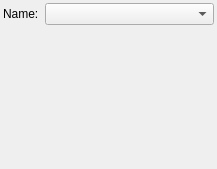
<?xml version="1.0" encoding="UTF-8"?>
<ui version="4.0">
 <class>Widget_NodeProxyValue</class>
 <widget class="QWidget" name="Widget_NodeProxyValue">
  <property name="geometry">
   <rect>
    <x>0</x>
    <y>0</y>
    <width>217</width>
    <height>169</height>
   </rect>
  </property>
  <property name="minimumSize">
   <size>
    <width>217</width>
    <height>169</height>
   </size>
  </property>
  <property name="maximumSize">
   <size>
    <width>217</width>
    <height>169</height>
   </size>
  </property>
  <property name="windowTitle">
   <string>Form</string>
  </property>
  <layout class="QVBoxLayout" name="verticalLayout">
   <property name="leftMargin">
    <number>3</number>
   </property>
   <property name="topMargin">
    <number>3</number>
   </property>
   <property name="rightMargin">
    <number>3</number>
   </property>
   <property name="bottomMargin">
    <number>3</number>
   </property>
   <item>
    <layout class="QHBoxLayout" name="horizontalLayout">
     <item>
      <widget class="QLabel" name="label_name">
       <property name="sizePolicy">
        <sizepolicy hsizetype="Maximum" vsizetype="Preferred">
         <horstretch>0</horstretch>
         <verstretch>0</verstretch>
        </sizepolicy>
       </property>
       <property name="text">
        <string>Name:</string>
       </property>
      </widget>
     </item>
     <item>
      <widget class="QComboBox" name="comboBox_name"/>
     </item>
    </layout>
   </item>
   <item>
    <widget class="QWidget" name="widget_value" native="true">
     <property name="sizePolicy">
      <sizepolicy hsizetype="Expanding" vsizetype="Expanding">
       <horstretch>0</horstretch>
       <verstretch>0</verstretch>
      </sizepolicy>
     </property>
    </widget>
   </item>
  </layout>
 </widget>
 <resources/>
 <connections/>
</ui>
